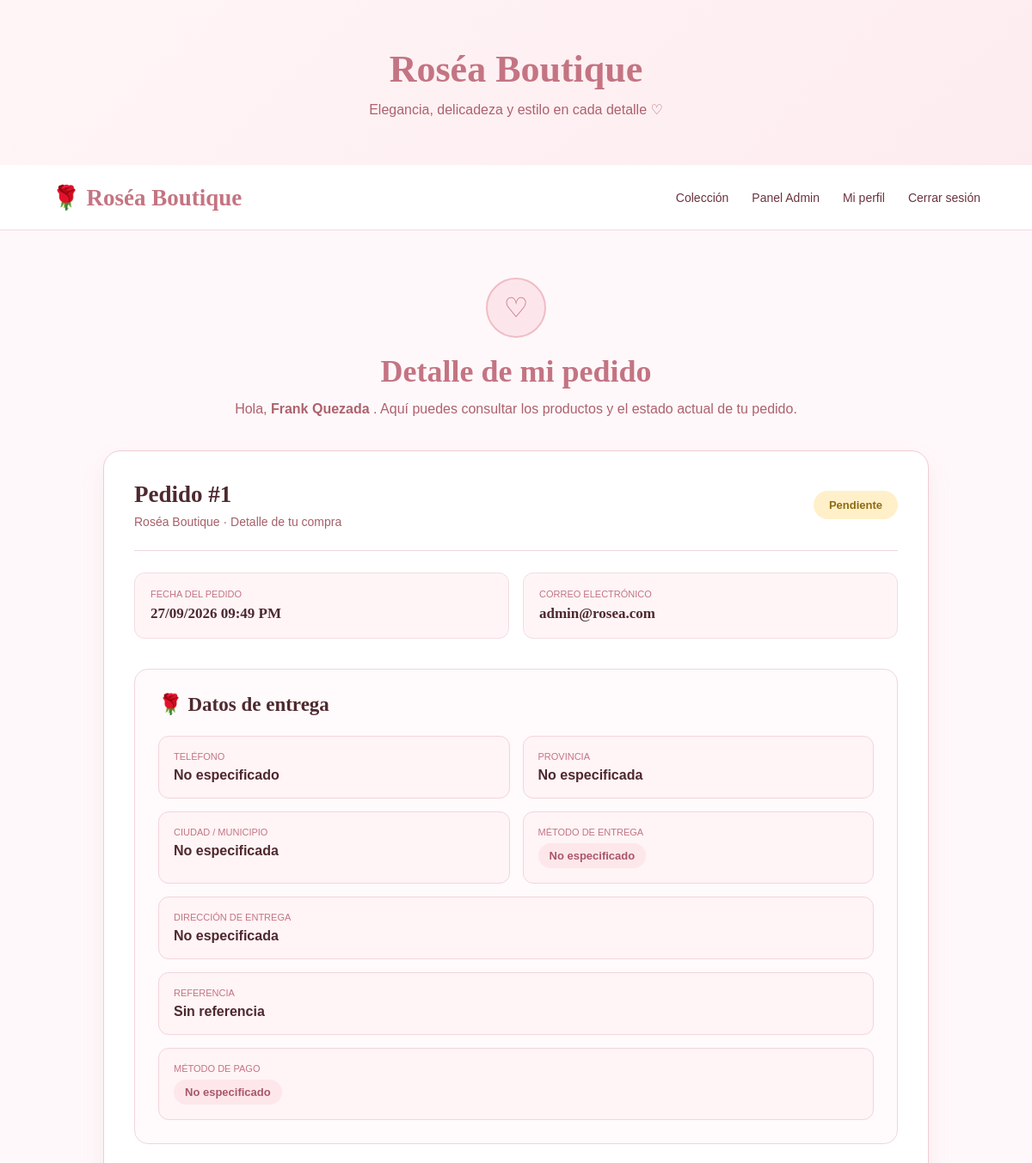
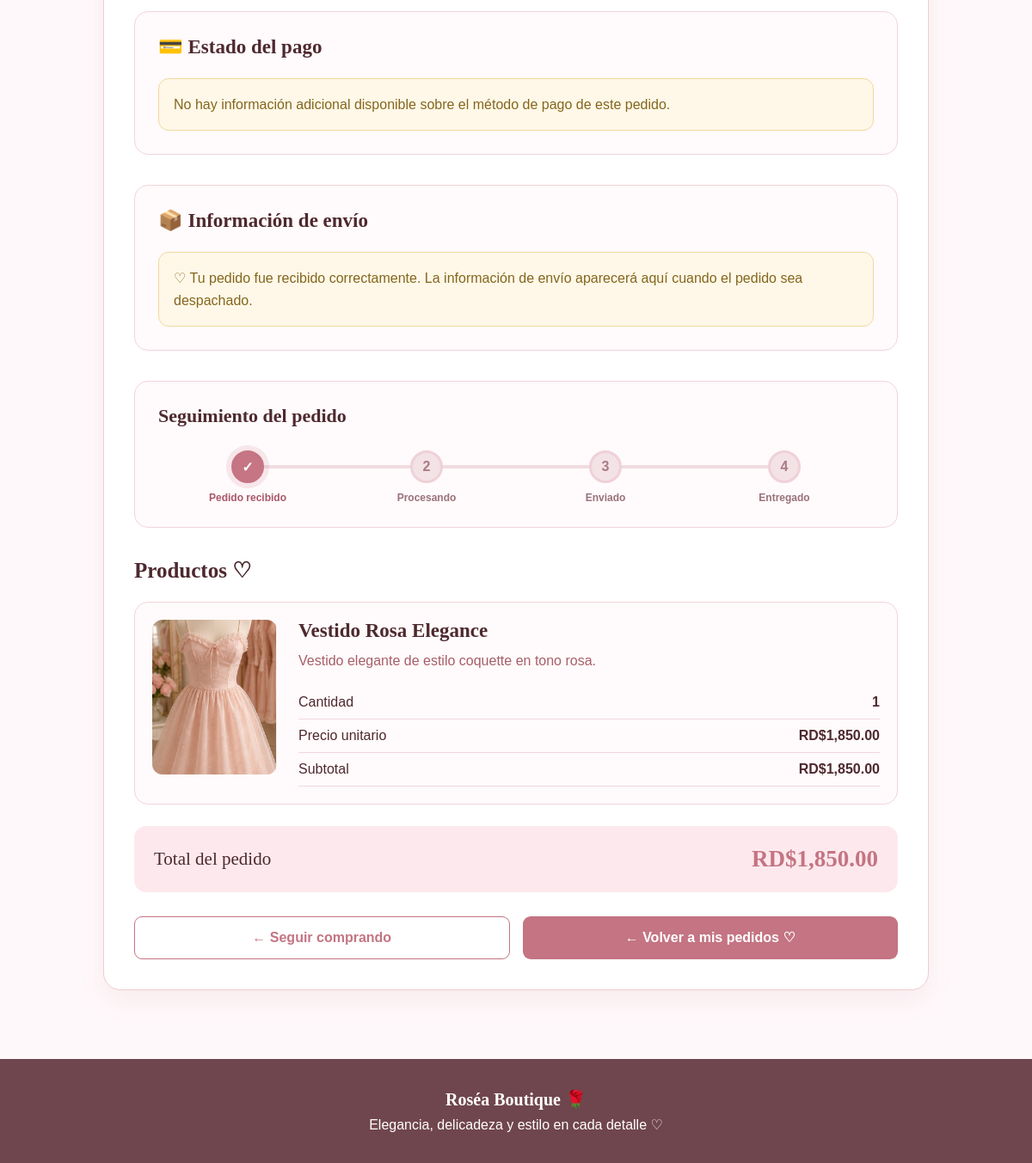
Page /pedido_exitoso.php?id=1 (signed in) on the committed database (2 pictures, top to bottom).
### tables this page shows
CREATE TABLE `pedidos` (
  `id_pedido` int(11) NOT NULL,
  `id_usuario` int(11) NOT NULL,
  `fecha_pedido` timestamp NOT NULL DEFAULT current_timestamp(),
  `total` decimal(10,2) NOT NULL,
  `estado` enum('pendiente','procesando','enviado','entregado','cancelado') NOT NULL DEFAULT 'pendiente',
  `telefono` varchar(20) DEFAULT NULL,
  `provincia` varchar(100) DEFAULT NULL,
  `ciudad` varchar(100) DEFAULT NULL,
  `direccion` varchar(255) DEFAULT NULL,
  `referencia` varchar(255) DEFAULT NULL,
  `metodo_entrega` enum('delivery','retiro') DEFAULT NULL,
  `metodo_pago` enum('efectivo','transferencia') DEFAULT NULL,
  `empresa_envio` varchar(100) DEFAULT NULL,
  `comprobante_pago` varchar(255) DEFAULT NULL,
  `estado_pago` enum('pendiente','verificado','rechazado') NOT NULL DEFAULT 'pendiente',
  `fecha_comprobante` datetime DEFAULT NULL,
  `fecha_envio` datetime DEFAULT NULL,
  `codigo_seguimiento` varchar(100) DEFAULT NULL
);

CREATE TABLE `usuarios` (
  `id_usuario` int(11) NOT NULL,
  `nombre` varchar(100) NOT NULL,
  `apellido` varchar(100) NOT NULL,
  `email` varchar(150) NOT NULL,
  `password` varchar(255) NOT NULL,
  `rol` enum('cliente','admin') NOT NULL DEFAULT 'cliente',
  `fecha_registro` timestamp NOT NULL DEFAULT current_timestamp()
);

CREATE TABLE `detalle_pedido` (
  `id_detalle` int(11) NOT NULL,
  `id_pedido` int(11) NOT NULL,
  `id_producto` int(11) NOT NULL,
  `cantidad` int(11) NOT NULL,
  `precio_unitario` decimal(10,2) NOT NULL,
  `subtotal` decimal(10,2) NOT NULL
);

CREATE TABLE `productos` (
  `id_producto` int(11) NOT NULL,
  `nombre` varchar(150) NOT NULL,
  `descripcion` text DEFAULT NULL,
  `precio` decimal(10,2) NOT NULL,
  `stock` int(11) NOT NULL DEFAULT 0,
  `categoria` varchar(100) DEFAULT NULL,
  `imagen` varchar(255) DEFAULT NULL,
  `disponible` tinyint(1) NOT NULL DEFAULT 1,
  `fecha_creacion` timestamp NOT NULL DEFAULT current_timestamp()
);

### pedido_exitoso.php (the view, shortened to what the rows shown need)
<?php
require_once __DIR__ . '/config/conexion.php';
$id_pedido = isset($_GET['id']) ? (int)$_GET['id'] : 0;
try {
    $sql = "
        SELECT
            p.id_pedido,
            p.id_usuario,
            p.fecha_pedido,
            p.total,
            p.estado,
            p.telefono,
            p.provincia,
            p.ciudad,
            p.direccion,
            p.referencia,
            p.metodo_entrega,
            p.metodo_pago,
            p.comprobante_pago,
            p.estado_pago,
            p.fecha_comprobante,
            p.empresa_envio,
            p.fecha_envio,
            p.codigo_seguimiento,
            u.nombre,
            u.apellido,
            u.email
        FROM pedidos p
        INNER JOIN usuarios u
            ON p.id_usuario = u.id_usuario
        WHERE p.id_pedido = :id_pedido
          AND p.id_usuario = :id_usuario
        LIMIT 1
    ";
    $stmt = $conexion->prepare($sql);
    $stmt->bindValue(
        ':id_pedido',
        $id_pedido,
        PDO::PARAM_INT
    );
    $stmt->bindValue(
        ':id_usuario',
        $_SESSION['id_usuario'],
        PDO::PARAM_INT
    );
    $stmt->execute();
    $pedido = $stmt->fetch(PDO::FETCH_ASSOC);
    $sqlDetalle = "
        SELECT
            d.cantidad,
            d.precio_unitario,
            d.subtotal,
            pr.nombre,
            pr.descripcion,
            pr.categoria,
            pr.imagen
        FROM detalle_pedido d
        INNER JOIN productos pr
            ON d.id_producto = pr.id_producto
        WHERE d.id_pedido = :id_pedido
    ";
    $stmtDetalle = $conexion->prepare($sqlDetalle);
    $stmtDetalle->bindValue(
        ':id_pedido',
        $id_pedido,
        PDO::PARAM_INT
    );
    $stmtDetalle->execute();
    $detalles = $stmtDetalle->fetchAll(PDO::FETCH_ASSOC);
} catch (PDOException $e) {
    die(
        "Error al consultar el pedido: " .
        htmlspecialchars($e->getMessage())
    );
}
$estadoActual = strtolower(
    trim($pedido['estado'] ?? 'pendiente')
);
function nombreEstado($estado)
{
    switch ($estado) {
        case 'pendiente':
            return 'Pendiente';
    }
}
function textoMetodoEntrega($metodo)
{
    switch (strtolower(trim((string)$metodo))) {
        default:
            return 'No especificado';
    }
}
function textoMetodoPago($metodo)
{
    switch (strtolower(trim((string)$metodo))) {
        default:
            return 'No especificado';
    }
}
$claseEstado = 'estado-pendiente';
?>
<!DOCTYPE html>
<html lang="es">
<head>
</head>
<body>
<header class="hero">
    <h1>Roséa Boutique</h1>
</header>
<main>
    <section class="titulo">
        <h2>Detalle de mi pedido</h2>
        <p>
            Hola,
            <strong>
                <?php
                echo htmlspecialchars(
                    trim(
                        $pedido['nombre'] . ' ' .
                        $pedido['apellido']
                    )
                );
                ?>
            </strong>.
            Aquí puedes consultar los productos y el estado actual
            de tu pedido.
        </p>
    </section>
    <article class="pedido-card">
        <div class="pedido-header">
            <div>
                <h3>
                    Pedido #<?php echo (int)$pedido['id_pedido']; ?>
                </h3>
                <p>
                    Roséa Boutique · Detalle de tu compra
                </p>
            </div>
            <span class="estado <?php echo $claseEstado; ?>">
                <?php echo nombreEstado($estadoActual); ?>
            </span>
        </div>
        <div class="info-grid">
            <div class="info-box">
                <span>Fecha del pedido</span>
                <strong>
                    <?php
                    echo date(
                        'd/m/Y h:i A',
                        strtotime($pedido['fecha_pedido'])
                    );
                    ?>
                </strong>
            </div>
            <div class="info-box">
                <span>Correo electrónico</span>
                <strong>
                    <?php
                    echo htmlspecialchars($pedido['email']);
                    ?>
                </strong>
            </div>
        </div>
        <section class="entrega">
            <div class="entrega-grid">
                <div class="entrega-item">
                    <span>Teléfono</span>
                    <strong>
                        <?php
                        echo htmlspecialchars(
                            $pedido['telefono'] ?: 'No especificado'
                        );
                        ?>
                    </strong>
                </div>
                <div class="entrega-item">
                    <span>Provincia</span>
                    <strong>
                        <?php
                        echo htmlspecialchars(
                            $pedido['provincia'] ?: 'No especificada'
                        );
                        ?>
                    </strong>
                </div>
                <div class="entrega-item">
                    <span>Ciudad / Municipio</span>
                    <strong>
                        <?php
                        echo htmlspecialchars(
                            $pedido['ciudad'] ?: 'No especificada'
                        );
                        ?>
                    </strong>
                </div>
                <div class="entrega-item">
                    <span>Método de entrega</span>
                    <strong class="metodo">
                        <?php
                        echo textoMetodoEntrega(
                            $pedido['metodo_entrega']
                        );
                        ?>
                    </strong>
                </div>
                <div class="entrega-item grande">
                    <span>Dirección de entrega</span>
                    <strong>
                        <?php
                        echo nl2br(
                            htmlspecialchars(
                                $pedido['direccion'] ?: 'No especificada'
                            )
                        );
                        ?>
                    </strong>
                </div>
                <div class="entrega-item grande">
                    <span>Referencia</span>
                    <strong>
                        <?php
                        echo htmlspecialchars(
                            $pedido['referencia'] ?: 'Sin referencia'
                        );
                        ?>
                    </strong>
                </div>
                <div class="entrega-item grande">
                    <span>Método de pago</span>
                    <strong class="metodo">
                        <?php
                        echo textoMetodoPago(
                            $pedido['metodo_pago']
                        );
                        ?>
                    </strong>
                </div>
            </div>
        </section>
        <?php if (!empty($detalles)): ?>
            <?php foreach ($detalles as $item): ?>
                <div class="producto">
                    <div class="producto-imagen">
                        <?php if (!empty($item['imagen'])): ?>
                            <img
                                src="img/<?php
                                echo htmlspecialchars(
                                    $item['imagen']
                                );
                                ?>"
                                alt="<?php
                                echo htmlspecialchars(
                                    $item['nombre']
                                );
                                ?>"
                            >
                        <?php endif; ?>
                    </div>
                    <div class="producto-info">
                        <h4>
                            <?php
                            echo htmlspecialchars(
                                $item['nombre']
                            );
                            ?>
                        </h4>
                        <?php if (
                            !empty($item['descripcion'])
                        ): ?>
                            <p>
                                <?php
                                echo htmlspecialchars(
                                    $item['descripcion']
                                );
                                ?>
                            </p>
                        <?php endif; ?>
                        <div class="detalle-linea">
                            <span>Cantidad</span>
                            <strong>
                                <?php
                                echo (int)$item['cantidad'];
                                ?>
                            </strong>
                        </div>
                        <div class="detalle-linea">
                            <span>Precio unitario</span>
                            <strong>
                                RD$<?php
                                echo number_format(
                                    (float)$item['precio_unitario'],
                                    2
                                );
                                ?>
                            </strong>
                        </div>
                        <div class="detalle-linea">
                            <span>Subtotal</span>
                            <strong>
                                RD$<?php
                                echo number_format(
                                    (float)$item['subtotal'],
                                    2
                                );
                                ?>
                            </strong>
                        </div>
                    </div>
                </div>
            <?php endforeach; ?>
        <?php endif; ?>
        <div class="total-box">
            <span>Total del pedido</span>
            <strong>
                RD$<?php
                echo number_format(
                    (float)$pedido['total'],
                    2
                );
                ?>
            </strong>
        </div>
    </article>
</main>
</body>
</html>

### rows in the picture
pedidos: id_usuario.apellido "Frank Quezada", id_pedido "1", estado "Pendiente", fecha_pedido "27/09/2026 09:49 PM", id_usuario.email "admin@rosea.com", telefono "No especificado", provincia "No especificada", ciudad "No especificada", metodo_entrega "No especificado", direccion "No especificada", referencia "Sin referencia", metodo_pago "No especificado", total "1,850.00"
detalle_pedido: id_producto.imagen (picture), id_producto.nombre "Vestido Rosa Elegance", id_producto.descripcion "Vestido elegante de estilo coquette en tono rosa.", cantidad "1", precio_unitario "1,850.00", subtotal "1,850.00"
